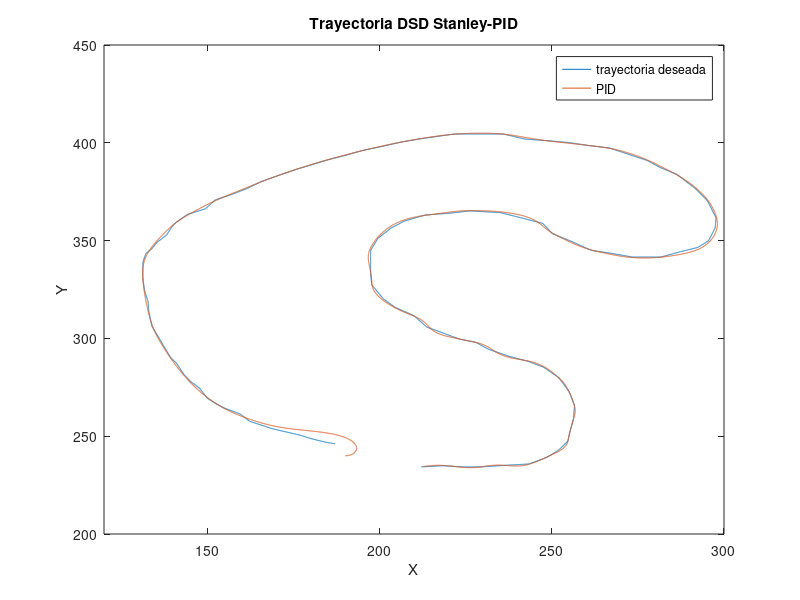

This figure's MATLAB source:
seltraj = 4;

if seltraj == 1
    load('D_star_uni.mat');
    load('trajd_star01.mat', 'p');
    px = p(:, 1);
    py = p(:, 2);
    l = length(px);
    
    q = XI;
    xu = q(1, 1:l) + 380/2; yu = q(2, 1:l) + 480/2;
    
    load('D_star_stan.mat');
    q = XI;
    x = q(1, 1:l) + 380/2; y = q(2, 1:l) + 480/2;
    
    
    px = p(:, 1);
    py = p(:, 2);

    figure(1);
    plot(px, py);
    title('Trayectoria D* Stanley-PID');
    hold on;
    plot(xu, yu);
    hold on;
    plot(x, y);
    xlabel('X');
    ylabel('Y');
    xlim([140 280]);
    ylim([200 400]);
    legend('trayectoria deseada', 'PID', 'Stanley-PID');
    
elseif seltraj == 2
    load('square_uni.mat');
    load('Trayectoria_Cuadrada_Sim.mat');
    px = px + 380/2;
    py = py + 480/2;
    l = length(px);
    
    q = XI;
    xu = q(1, 1:l) + 380/2; yu = q(2, 1:l) + 480/2;
    
    load('square_stan.mat');
    q = XI;
    x = q(1, 1:l) + 380/2; y = q(2, 1:l) + 480/2;
    
    px = px + 380/2;
    py = py + 480/2;

    figure(1);
    plot(px, py);
    title('Trayectoria Cuadrada Stanley-PID');
    hold on;
    plot(xu, yu);
    hold on;
    plot(x, y);
    xlabel('X');
    ylabel('Y');
    ylim([180 360]);
    xlim([150 300]);
    legend('trayectoria deseada', 'PID', 'Stanley-PID');
    
elseif seltraj == 3
    load('circle_uni.mat');
    load('Trayectoria_Circular_sim.mat');
    px = p(:, 1) + 380/2;
    py = p(:, 2) + 480/2;
    l = length(px);
    
    q = XI;
    xu = q(1, 1:l) + 380/2; yu = q(2, 1:l) + 480/2;
    
    load('circle_stan.mat');
    q = XI;
    x = q(1, 1:l) + 380/2; y = q(2, 1:l) + 480/2;
    
    px = px + 380/2;
    py = py + 480/2;

    figure(1);
    plot(px, py);
    title('Trayectoria Circular Stanley-PID');
    hold on;
    plot(xu, yu);
    hold on;
    plot(x, y);
    xlabel('X');
    ylabel('Y');
    ylim([220 260]);
    xlim([175 210]);
    legend('trayectoria deseada', 'PID', 'Stanley-PID');
    
elseif seltraj == 4
    load('track_uni.mat');
    load('Track_01.mat');
    px = px + 380/2;
    py = py + 480/2;
    l = length(px);
    
    q = XI;
    xu = q(1, 1:l) + 380/2; yu = q(2, 1:l) + 480/2;
    
    load('track_stan.mat');
    q = XI;
    x = q(1, 1:l) + 380/2; y = q(2, 1:l) + 480/2;
    
    px = px + 380/2;
    py = py + 480/2;

    figure(1);
    plot(px, py);
    title('Trayectoria DSD Stanley-PID');
    hold on;
    plot(xu, yu);
%     hold on;
%     plot(x, y);
    xlabel('X');
    ylabel('Y');
    ylim([200 450]);
    xlim([120 300]);
    legend('trayectoria deseada', 'PID', 'Stanley-PID');
    
end


